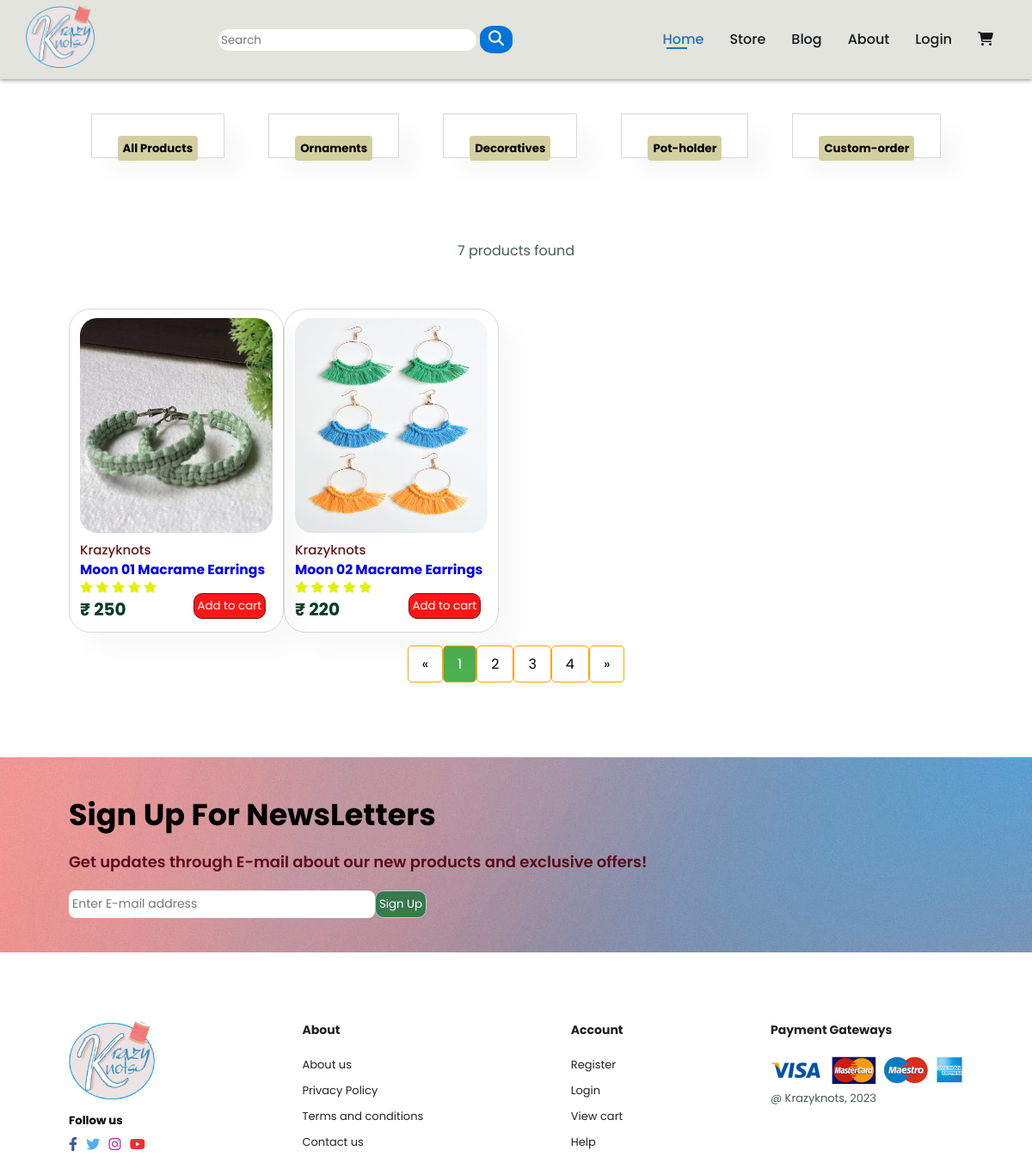
/store/, run on the app's committed database.
### category/models.py (models this page shows, shortened)
class Category(models.Model):
    category_name = models.CharField(max_length=50, unique=True)
    slug = models.SlugField(max_length=100, unique=True)
    description = models.TextField(max_length=260, blank=True)
    cat_img = models.ImageField(upload_to='photos/categories', blank=True)
    class Meta:
        verbose_name = 'category'
        verbose_name_plural = 'categories'
    def get_url(self):
        return reverse('product_by_category', args = [self.slug])

### store/models.py (models this page shows, shortened)
class Product(models.Model):
    product_name = models.CharField(max_length=200, unique=True)
    brand_name   = models.CharField(max_length=50)
    description  = models.TextField(max_length=500, blank=True)
    price        = models.IntegerField()
    slug         = models.SlugField(max_length=200, unique=True)
    stock        = models.IntegerField()
    images       = models.ImageField(upload_to='photos/products', height_field=None, width_field=None, max_length=None)
    is_available = models.BooleanField(default=True)
    category     = models.ForeignKey(Category, on_delete=models.CASCADE)
    created_date = models.DateTimeField(auto_now_add=True)
    modified_date = models.DateTimeField(auto_now=True)
    def get_url(self):
        return reverse('product_detail', args = [self.category.slug, self.slug])

### store/views.py (the view)
# urls.py: path('store/', include('store.urls')),
def store(request, category_slug = None):
    categories = None
    products = None
    page_obj = None
    if category_slug != None:
        categories = get_object_or_404(Category, slug = category_slug)
        products = Product.objects.filter(category = categories, is_available = True).order_by("id")
        paginator = Paginator(products, 1)
        page_number = request.GET.get("page") # 'page' is a query string in link ?page=3
        page_obj = paginator.get_page(page_number)
    else:
        products = Product.objects.all().filter(is_available = True).order_by("id")
        paginator = Paginator(products, 2)
        page_number = request.GET.get("page") # 'page' is a query string in link ?page=3
        page_obj = paginator.get_page(page_number)
    product_count = products.count()
    context = {
        'products': page_obj,
        'product_count': product_count,
    }
    return render(request, 'store/store.html', context)

### category/context_processors.py (called while the page is built)
def category_links(request):
    links = Category.objects.all()
    return dict(links = links)

### templates/store/store.html (shortened to what this page needs)
{% extends 'base.html' %}
{% load static %}
{% block content %}
<section id="feature" class="section-p1">
    <a href="{% url 'store' %}">
        <div id="fe-box">
            <h5> All Products </h5>
        </div>
    </a>
    {% for category in links %}
    <a href="{{ category.get_url }}">
        <div id="fe-box">
            <h5>{{ category.category_name }}</h5>
        </div>
    </a>
    {% endfor %}
</section>
<section id="product1" class="section-p1">
    <p> {{product_count}}  products  found </p>
    <div class="pro-contain">
        {% for product in products %}
        <div class="pro" >
           <a href="{{product.get_url}}"> <img src="{{product.images.url}}" alt=""> </a>
            <div class="desc">
                <span>{{product.brand_name}}</span>
                <a href="{{product.get_url}}"> <h3>{{product.product_name}}</h3> </a>
                <div class="star">
                    <i class="fas fa-star"></i>
                    <i class="fas fa-star"></i>
                    <i class="fas fa-star"></i>
                    <i class="fas fa-star"></i>
                    <i class="fas fa-star"></i>
                </div>
                <h4>₹ {{product.price}}</h4>
            </div>
            <a href="{% url 'add_cart' product.id %}"> <button class="cart-btn">Add to cart</button> </a>
        </div>
        {% endfor %}
    </div>
<div class="pagination">
    {% if products.has_other_pages %}
        {% if products.has_previous %}
            <a href="?page={{ products.previous_page_number }}">&laquo;</a>
        {% else %}
            <a href="#">&laquo;</a>
        {% endif %}
        {% for i in products.paginator.page_range %}
            {% if products.number == i %}
                <a href="#" class="active">{{i}}</a>
            {% else %}
                <a href="?page={{i}}">{{i}}</a>
            {% endif %}
        {% endfor %}
        {% if products.has_next %}
            <a href="?page={{ products.next_page_number }}">&raquo;</a>
        {% else %}
            <a href="#">&raquo;</a>
        {% endif %}
    {% endif %}
  </div>
</section>
<section id="newsletter" class="section-p1 section-m1" >
    <div class="news-txt">
        <h3>Sign Up For NewsLetters</h3>
        <p>Get updates through E-mail about our new products and exclusive offers!</p>
    </div>
    <div class="form">
        <input type="text" placeholder="Enter E-mail address">
        <button>Sign Up</button>
    </div>
</section>
{% endblock %}

### templates/base.html (shortened to what this page needs)
{% load static %}
<!DOCTYPE html>
<html lang="en">
<head>
    <link rel="stylesheet" href="{% static 'style.css' %}">
    <link rel="stylesheet" href="https://cdnjs.cloudflare.com/ajax/libs/font-awesome/6.3.0/css/all.min.css"
 />
</head>
<body>
    <section id="header">
        <a href="{% url 'home' %}">
            <img class="logo" src="{% static 'images/KK LOGO 1 - Copy-depositphotos-bgremover (1).png' %}" alt="logo image">
        </a>
    <div class="search">
        <form action="{% url 'search' %}", method='GET'>
            <input type="text"
                placeholder=" Search"
                name ="keyword">
            <button type="submit">
                <i class="fa fa-search"
                    style="font-size: 18px;">
                </i>
            </button>
        </form>
    </div>
        <div>
            <ul id="navbar">
                <li><a class="active" href="{% url 'home' %}">Home</a></li>
                <li><a href="{% url 'store' %}">Store</a></li>
                <li><a href="blog.html">Blog</a></li>
                <li><a href="about.html">About</a></li>
                {% if user.id is None %}
                  <li><a href="{% url 'login' %}">Login</a></li>
                {% else %}
                  <li><a href="{% url 'logout' %}">Logout</a></li>
                {% endif %}
                <li id="lg-cart"> <a href="{% url 'cart' %}"> <i class="fa-solid fa-cart-shopping"></i> </a> </li>
            </ul>
        </div>
    </section>
     {% block content %}{% endblock  %}
     <footer class="section-p1">
        <div class="col">
            <img src="{% static 'images/KK LOGO 1 - Copy-depositphotos-bgremover (1).png' %}" alt="logo">
            <div class="follow">
                <h5>Follow us</h5>
                <div class="social-icons">
                    <i class="fab fa-facebook-f" style="color: #3b5998";></i>
                    <i class="fab fa-twitter" style="color: #55acee";></i>
                    <i class="fab fa-instagram" style="color: #ac2bac";></i>
                    <i class="fab fa-youtube" style="color: #ed302f";></i>
                </div>
            </div>
        </div>
        <div class="col">
            <h4>About</h4>
            <a href="">About us</a>
            <a href="">Privacy Policy</a>
            <a href="">Terms and conditions</a>
            <a href="">Contact us</a>
        </div>
        <div class="col">
            <h4>Account</h4>
            <a href="">Register</a>
            <a href="">Login</a>
            <a href="">View cart</a>
            <a href="">Help</a>
        </div>
        <div class="pay-icons">
            <h4>Payment Gateways</h4>
            <img src="{% static 'images/pay-icons.png' %}" alt="Payment Gateways">
            <div class="copyright">
                <p>@ Krazyknots, 2023</p>
            </div>
        </div>
    </footer>
</body>

### static/style.css (style rules this page uses)
* { margin: 0px; padding: 0px; box-sizing: border-box; font-family: 'Poppins', sans-serif; }
.logo { width: 80px; }
h4 { font-size: 20px; color: #222; }
p { font-size: 16px; color: #465b52; margin: 15px 0 20px 0; }
.section-p1 { padding: 40px 80px; }
.section-m1 { margin: 40px 0; }
body { width: 100%; }
#header { display: flex; justify-content:space-between; align-items: center; padding: 6px 30px; background: #e2e4dd; box-shadow: 0 1px 5px rgba(0, 1, 1, 0.466); z-index: 999; position: sticky; top: 0; left: 0; }
#navbar { display: flex; align-items: center; justify-content: center; }
#navbar li { list-style: none; padding: 0 15px; position: relative; }
#navbar li a { text-decoration: none; font-size: 16px; font-weight: 500; color: rgb(22, 24, 27); transition: 0.3s ease; }
#navbar li a:hover, #navbar li a.active { color: rgb(40, 111, 192); }
#navbar li a.active::after, #navbar li a:hover::after { content: ""; width: 30%; height: 2px; position: absolute; background:rgb(40, 111, 192); bottom: 1px; left: 20px; }
#feature { display: flex; justify-content: space-around; text-align: center; }
#feature div { box-shadow: 20px 20px 25px rgba(0, 1, 1, 0.03); border: 1px solid rgba(175, 175, 172, 0.493); padding: 25px 30px; height: 0px; }
#feature div h5 { line-height:1; border-radius: 4px; background-color: rgb(212, 207, 160); padding: 8px 6px; color: rgb(0, 0, 0); text-decoration: none; }
a { text-decoration: none; }
#product1 { text-align: center; }
#product1 .pro { width: 23%; min-width: 250px; padding:10px 12px; border: 1px solid rgba(175, 175, 172, 0.493); border-radius: 25px; cursor: pointer; box-shadow: 20px 20px 34px rgba(0, 1, 1, 0.03); margin: 15px 0; transition: 0.2s ease; position: relative; }
#product1 .pro img { width: 100%; height: 250px; border-radius: 20px; }
#product1 .pro .desc { padding: 1px 0; font-size: smaller; text-align: start; }
#product1 .pro .desc span { color: rgb(102, 22, 22); font-size: 15px; font-weight: 500; }
#product1 .pro .desc i { color: rgb(224, 240, 7); }
#product1 .pro .desc h4 { color: rgb(7, 61, 36); }
#product1 .pro .cart-btn { border-radius: 2px; border: 1px solid rgb(114, 23, 23); padding: 4px; color: rgb(255, 255, 255); background-color: rgb(255, 22, 22); border-radius: 10px; position: absolute; bottom: 15px; right: 20px; transition: 0.2s ease; }
#product1 .pro-contain { display: flex; justify-content: flex-start; padding-top: 20px; flex-wrap: wrap; }
#newsletter { display: flex; justify-content: space-between; flex-wrap: wrap; align-items: center; background-image: url("images/Newsletter.jpg"); background-repeat: no-repeat; }
#newsletter h3 { font-size: 35px; font-weight: 700; }
#newsletter p { font-size: 18px; font-weight: 600; color: rgb(94, 8, 29); }
#newsletter input { height: 32px; padding: 0 2px; font-size: 14px; width: 100%; border: 2px solid transparent; border-radius: 8px; outline: none; }
#newsletter button { border-radius: 2px; border: 1px solid rgb(169, 209, 219); height: 32px; padding: 1px; min-width: 60px; color: rgb(255, 255, 255); background-color: rgb(56, 121, 78); border-radius: 10px; transition: 0.2s ease; }
#newsletter .form { display: flex; width: 40%; }
.section-p1 .col img { width: 100px; }
footer { display: flex; justify-content: space-between; }
footer .col { display: flex; flex-direction: column; align-items: flex-start; margin-bottom: 20px; }
footer h4 { font-size: 14px; padding-bottom: 20px; }
footer p { font-size: 13px; margin: 0 0 8px 0; }
footer a { font-size: 13px; text-decoration: none; color: #222; margin-bottom: 10px; }
footer h5 { margin: 15px 0 5px 0; }
footer .follow i { cursor: pointer; padding-right: 6px; }
.pagination { display: inline-block; }
.pagination a { color: Black; float: left; padding: 8px 16px; text-decoration: none; transition: background-color .3s; border-radius: 5px; border: solid orange 1px }
.pagination a.active { background-color: #4CAF50; color: white; border-radius: 5px; }
.search input[type=text] { width: 300px; height: 25px; border-radius: 25px; border: none; }
.search { margin: 7px; }
.search button { background-color: #0074D9; color: #f2f2f2; padding: 5px 10px; margin-right: 16px; border: none; cursor: pointer; }
.search::after { content: ""; clear: both; display: table; }

### data on the page
Category: category_name "Ornaments"
Category: category_name "Decoratives"
Category: category_name "Pot-holder"
Category: category_name "Custom-order"
Product: images (picture), brand_name "Krazyknots", product_name "Moon 01 Macrame Earrings", price "250"
Product: images (picture), brand_name "Krazyknots", product_name "Moon 02 Macrame Earrings", price "220"

### other printed values
{{ product_count }} "7"
{{ i }} "1"
{{ i }} "2" "3" "4"
